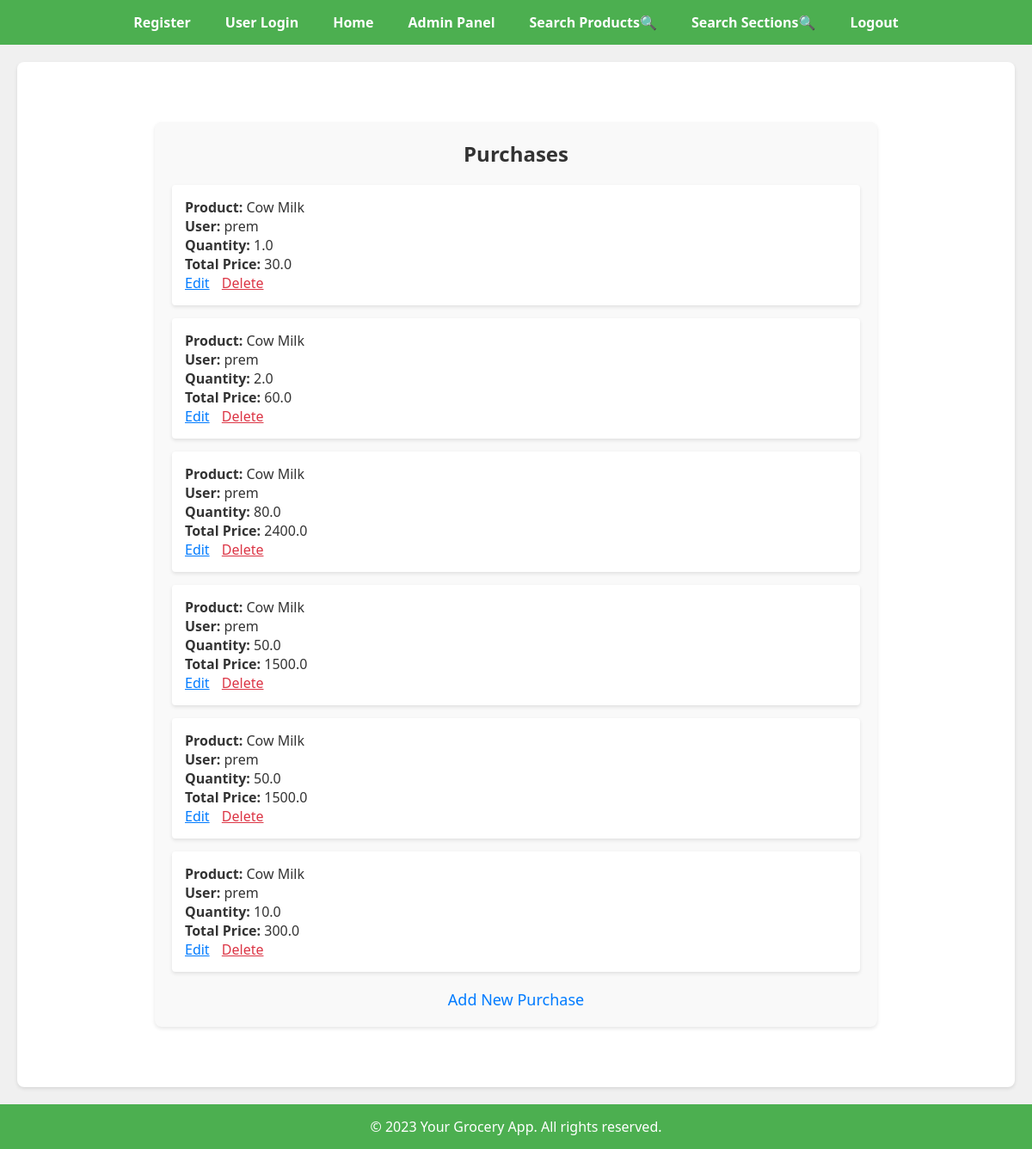
The app's page /purchases with its own data.
### model.py (models this page shows)
class Purchase(db.Model):
    id = db.Column(db.Integer, primary_key=True)
    user_id = db.Column(db.Integer, db.ForeignKey('user.id'), nullable=False)
    product_id = db.Column(db.Integer, db.ForeignKey('product.id'), nullable=False)
    quantity = db.Column(db.Float)
    purchase_date = db.Column(db.DateTime)

class Product(db.Model):
    id = db.Column(db.Integer, primary_key=True)
    name = db.Column(db.String(100), nullable=False)
    stock = db.Column(db.Integer, nullable=False)
    manufacture_date = db.Column(db.Date)
    expiry_date = db.Column(db.Date)
    rate_per_unit = db.Column(db.Float)
    section_id = db.Column(db.Integer, db.ForeignKey('section.id'), nullable=False)

class User(db.Model):
    id = db.Column(db.Integer, primary_key=True)
    username = db.Column(db.String(50), unique=True, nullable=False)
    password = db.Column(db.String(100), nullable=False)
    role = db.Column(db.String(20), nullable=False)
    purchases = db.relationship('Purchase', backref='user')

### app.py (the view)
@app.route('/purchases', methods=['GET'])
def list_purchases():
    purchases = Purchase.query.join(Product).with_entities(Purchase, Product).all()
    return render_template('purchases.html', title='Purchases', purchases=purchases)

### templates/purchases.html
{% extends 'base.html' %}
{% block content %}
<div class="purchases-container" style="max-width: 800px; margin: 50px auto; padding: 20px; background-color: #f9f9f9; border-radius: 8px; box-shadow: 0 2px 4px rgba(0, 0, 0, 0.1);">
  <h1 class="purchases-title" style="font-size: 24px; margin-bottom: 20px; color: #333; text-align: center;">Purchases</h1>
  <ul class="purchase-list" style="list-style-type: none; padding: 0;">
    {% for purchase, product in purchases %}
    <li style="background-color: #fff; border-radius: 4px; box-shadow: 0 2px 4px rgba(0, 0, 0, 0.1); padding: 15px; margin-bottom: 15px;">
      <strong>Product:</strong> {{ product.name if product else 'Unknown Product' }}<br />
      <strong>User:</strong> {{ purchase.user.username }}<br />
      <strong>Quantity:</strong> {{ purchase.quantity }}<br />
      <strong>Total Price:</strong> {{ product.rate_per_unit * purchase.quantity if product else 'Unknown Price' }}<br />
      <a class="edit-link" href="{{ url_for('edit_purchase', purchase_id=purchase.id) }}" style="color: #007bff; margin-right: 10px;">Edit</a>
      <a class="delete-link" href="{{ url_for('delete_purchase', purchase_id=purchase.id) }}" style="color: #dc3545;">Delete</a>
    </li>
    {% endfor %}
  </ul>
  <a class="add-link" href="{{ url_for('add_purchase') }}" style="display: block; margin-top: 20px; text-align: center; font-size: 18px; color: #007bff; text-decoration: none;">Add New Purchase</a>
</div>
{% endblock %}

### templates/base.html (style rules this page uses)
body, h1, h2, p, ul, li { margin: 0; padding: 0; }
body { background-color: #f0f0f0; font-family: 'Segoe UI', Tahoma, Geneva, Verdana, sans-serif; color: #333; }

### records on screen
Purchase: name "Cow Milk", user.username "prem", quantity "1.0", quantity.rate_per_unit "30.0"
Purchase: name "Cow Milk", user.username "prem", quantity "2.0", quantity.rate_per_unit "60.0"
Purchase: name "Cow Milk", user.username "prem", quantity "80.0", quantity.rate_per_unit "2400.0"
Purchase: name "Cow Milk", user.username "prem", quantity "50.0", quantity.rate_per_unit "1500.0"
Purchase: name "Cow Milk", user.username "prem", quantity "50.0", quantity.rate_per_unit "1500.0"
Purchase: name "Cow Milk", user.username "prem", quantity "10.0", quantity.rate_per_unit "300.0"
